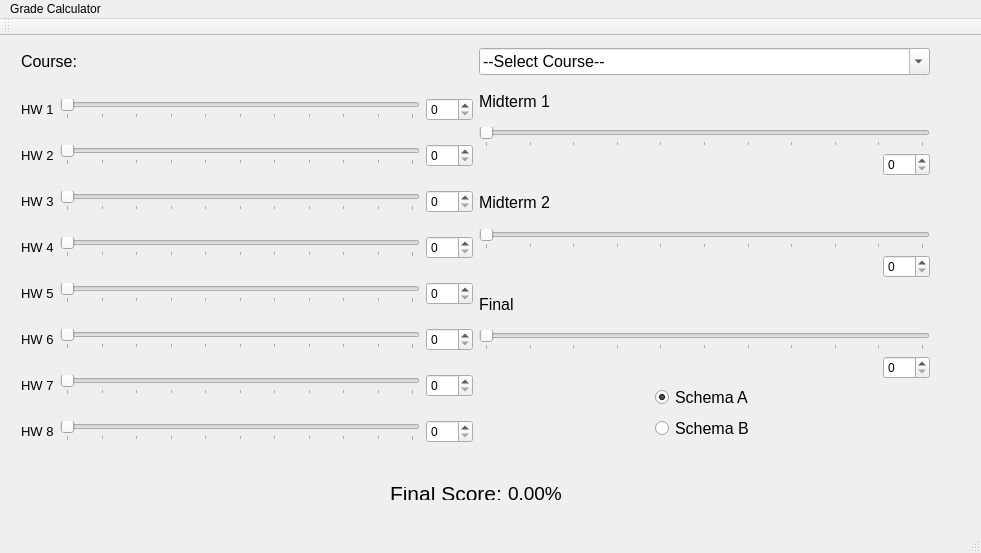
<?xml version="1.0" encoding="UTF-8"?>
<ui version="4.0">
 <class>MainWindow</class>
 <widget class="QMainWindow" name="MainWindow">
  <property name="geometry">
   <rect>
    <x>0</x>
    <y>0</y>
    <width>981</width>
    <height>553</height>
   </rect>
  </property>
  <property name="windowTitle">
   <string>MainWindow</string>
  </property>
  <widget class="QWidget" name="centralWidget">
   <widget class="QWidget" name="">
    <property name="geometry">
     <rect>
      <x>10</x>
      <y>1</y>
      <width>931</width>
      <height>435</height>
     </rect>
    </property>
    <layout class="QVBoxLayout" name="verticalLayout">
     <item>
      <layout class="QHBoxLayout" name="Courses">
       <item>
        <widget class="QLabel" name="Course">
         <property name="font">
          <font>
           <pointsize>12</pointsize>
          </font>
         </property>
         <property name="text">
          <string>Course: </string>
         </property>
        </widget>
       </item>
       <item>
        <widget class="QComboBox" name="CourseChooser">
         <property name="font">
          <font>
           <pointsize>12</pointsize>
          </font>
         </property>
         <property name="editable">
          <bool>true</bool>
         </property>
         <property name="currentText">
          <string>--Select Course--</string>
         </property>
         <property name="currentIndex">
          <number>0</number>
         </property>
         <property name="maxVisibleItems">
          <number>3</number>
         </property>
         <item>
          <property name="text">
           <string>--Select Course--</string>
          </property>
         </item>
         <item>
          <property name="text">
           <string>PIC 10B. Intermediate Programming.</string>
          </property>
         </item>
         <item>
          <property name="text">
           <string>PIC 10C. Advanced Programming.</string>
          </property>
         </item>
        </widget>
       </item>
      </layout>
     </item>
     <item>
      <layout class="QHBoxLayout" name="Scores">
       <item>
        <layout class="QVBoxLayout" name="Homeworks">
         <item>
          <layout class="QHBoxLayout" name="Homework1">
           <property name="sizeConstraint">
            <enum>QLayout::SetNoConstraint</enum>
           </property>
           <item>
            <widget class="QLabel" name="HW1">
             <property name="font">
              <font>
               <pointsize>10</pointsize>
              </font>
             </property>
             <property name="text">
              <string>HW 1</string>
             </property>
            </widget>
           </item>
           <item>
            <widget class="QSlider" name="HW1slide">
             <property name="maximum">
              <number>100</number>
             </property>
             <property name="orientation">
              <enum>Qt::Horizontal</enum>
             </property>
             <property name="tickPosition">
              <enum>QSlider::TicksBelow</enum>
             </property>
             <property name="tickInterval">
              <number>10</number>
             </property>
            </widget>
           </item>
           <item>
            <widget class="QSpinBox" name="HW1spin">
             <property name="maximum">
              <number>100</number>
             </property>
            </widget>
           </item>
          </layout>
         </item>
         <item>
          <layout class="QHBoxLayout" name="Homework2">
           <property name="sizeConstraint">
            <enum>QLayout::SetNoConstraint</enum>
           </property>
           <item>
            <widget class="QLabel" name="HW2">
             <property name="font">
              <font>
               <pointsize>10</pointsize>
              </font>
             </property>
             <property name="text">
              <string>HW 2</string>
             </property>
            </widget>
           </item>
           <item>
            <widget class="QSlider" name="HW2slide">
             <property name="maximum">
              <number>100</number>
             </property>
             <property name="orientation">
              <enum>Qt::Horizontal</enum>
             </property>
             <property name="tickPosition">
              <enum>QSlider::TicksBelow</enum>
             </property>
             <property name="tickInterval">
              <number>10</number>
             </property>
            </widget>
           </item>
           <item>
            <widget class="QSpinBox" name="HW2spin">
             <property name="maximum">
              <number>100</number>
             </property>
            </widget>
           </item>
          </layout>
         </item>
         <item>
          <layout class="QHBoxLayout" name="Homework3">
           <property name="sizeConstraint">
            <enum>QLayout::SetNoConstraint</enum>
           </property>
           <item>
            <widget class="QLabel" name="HW3">
             <property name="font">
              <font>
               <pointsize>10</pointsize>
              </font>
             </property>
             <property name="text">
              <string>HW 3</string>
             </property>
            </widget>
           </item>
           <item>
            <widget class="QSlider" name="HW3slide">
             <property name="maximum">
              <number>100</number>
             </property>
             <property name="orientation">
              <enum>Qt::Horizontal</enum>
             </property>
             <property name="tickPosition">
              <enum>QSlider::TicksBelow</enum>
             </property>
             <property name="tickInterval">
              <number>10</number>
             </property>
            </widget>
           </item>
           <item>
            <widget class="QSpinBox" name="HW3spin">
             <property name="maximum">
              <number>100</number>
             </property>
            </widget>
           </item>
          </layout>
         </item>
         <item>
          <layout class="QHBoxLayout" name="Homework4">
           <property name="sizeConstraint">
            <enum>QLayout::SetNoConstraint</enum>
           </property>
           <item>
            <widget class="QLabel" name="HW4">
             <property name="font">
              <font>
               <pointsize>10</pointsize>
              </font>
             </property>
             <property name="text">
              <string>HW 4</string>
             </property>
            </widget>
           </item>
           <item>
            <widget class="QSlider" name="HW4slide">
             <property name="maximum">
              <number>100</number>
             </property>
             <property name="orientation">
              <enum>Qt::Horizontal</enum>
             </property>
             <property name="tickPosition">
              <enum>QSlider::TicksBelow</enum>
             </property>
             <property name="tickInterval">
              <number>10</number>
             </property>
            </widget>
           </item>
           <item>
            <widget class="QSpinBox" name="HW4spin">
             <property name="maximum">
              <number>100</number>
             </property>
            </widget>
           </item>
          </layout>
         </item>
         <item>
          <layout class="QHBoxLayout" name="Homework5">
           <property name="sizeConstraint">
            <enum>QLayout::SetNoConstraint</enum>
           </property>
           <item>
            <widget class="QLabel" name="HW5">
             <property name="font">
              <font>
               <pointsize>10</pointsize>
              </font>
             </property>
             <property name="text">
              <string>HW 5</string>
             </property>
            </widget>
           </item>
           <item>
            <widget class="QSlider" name="HW5slide">
             <property name="maximum">
              <number>100</number>
             </property>
             <property name="orientation">
              <enum>Qt::Horizontal</enum>
             </property>
             <property name="tickPosition">
              <enum>QSlider::TicksBelow</enum>
             </property>
             <property name="tickInterval">
              <number>10</number>
             </property>
            </widget>
           </item>
           <item>
            <widget class="QSpinBox" name="HW5spin">
             <property name="maximum">
              <number>100</number>
             </property>
            </widget>
           </item>
          </layout>
         </item>
         <item>
          <layout class="QHBoxLayout" name="Homework6">
           <property name="sizeConstraint">
            <enum>QLayout::SetNoConstraint</enum>
           </property>
           <item>
            <widget class="QLabel" name="HW6">
             <property name="font">
              <font>
               <pointsize>10</pointsize>
              </font>
             </property>
             <property name="text">
              <string>HW 6</string>
             </property>
            </widget>
           </item>
           <item>
            <widget class="QSlider" name="HW6slide">
             <property name="maximum">
              <number>100</number>
             </property>
             <property name="orientation">
              <enum>Qt::Horizontal</enum>
             </property>
             <property name="tickPosition">
              <enum>QSlider::TicksBelow</enum>
             </property>
             <property name="tickInterval">
              <number>10</number>
             </property>
            </widget>
           </item>
           <item>
            <widget class="QSpinBox" name="HW6spin">
             <property name="maximum">
              <number>100</number>
             </property>
            </widget>
           </item>
          </layout>
         </item>
         <item>
          <layout class="QHBoxLayout" name="Homework7">
           <property name="sizeConstraint">
            <enum>QLayout::SetNoConstraint</enum>
           </property>
           <item>
            <widget class="QLabel" name="HW7">
             <property name="font">
              <font>
               <pointsize>10</pointsize>
              </font>
             </property>
             <property name="text">
              <string>HW 7</string>
             </property>
            </widget>
           </item>
           <item>
            <widget class="QSlider" name="HW7slide">
             <property name="maximum">
              <number>100</number>
             </property>
             <property name="orientation">
              <enum>Qt::Horizontal</enum>
             </property>
             <property name="tickPosition">
              <enum>QSlider::TicksBelow</enum>
             </property>
             <property name="tickInterval">
              <number>10</number>
             </property>
            </widget>
           </item>
           <item>
            <widget class="QSpinBox" name="HW7spin">
             <property name="maximum">
              <number>100</number>
             </property>
            </widget>
           </item>
          </layout>
         </item>
         <item>
          <layout class="QHBoxLayout" name="Homework8">
           <property name="sizeConstraint">
            <enum>QLayout::SetNoConstraint</enum>
           </property>
           <item>
            <widget class="QLabel" name="HW8">
             <property name="font">
              <font>
               <pointsize>10</pointsize>
              </font>
             </property>
             <property name="text">
              <string>HW 8</string>
             </property>
            </widget>
           </item>
           <item>
            <widget class="QSlider" name="HW8slide">
             <property name="maximum">
              <number>100</number>
             </property>
             <property name="orientation">
              <enum>Qt::Horizontal</enum>
             </property>
             <property name="tickPosition">
              <enum>QSlider::TicksBelow</enum>
             </property>
             <property name="tickInterval">
              <number>10</number>
             </property>
            </widget>
           </item>
           <item>
            <widget class="QSpinBox" name="HW8spin">
             <property name="maximum">
              <number>100</number>
             </property>
            </widget>
           </item>
          </layout>
         </item>
        </layout>
       </item>
       <item>
        <layout class="QVBoxLayout" name="Schemes">
         <item>
          <layout class="QVBoxLayout" name="Tests">
           <item>
            <layout class="QVBoxLayout" name="Mid1">
             <item>
              <widget class="QLabel" name="Midterm1">
               <property name="font">
                <font>
                 <pointsize>12</pointsize>
                </font>
               </property>
               <property name="text">
                <string>Midterm 1</string>
               </property>
              </widget>
             </item>
             <item>
              <widget class="QSlider" name="Mid1slide">
               <property name="maximum">
                <number>100</number>
               </property>
               <property name="orientation">
                <enum>Qt::Horizontal</enum>
               </property>
               <property name="tickPosition">
                <enum>QSlider::TicksBelow</enum>
               </property>
               <property name="tickInterval">
                <number>10</number>
               </property>
              </widget>
             </item>
             <item>
              <layout class="QHBoxLayout" name="horizontalLayout_11">
               <item>
                <spacer name="horizontalSpacer_3">
                 <property name="orientation">
                  <enum>Qt::Horizontal</enum>
                 </property>
                 <property name="sizeHint" stdset="0">
                  <size>
                   <width>374</width>
                   <height>17</height>
                  </size>
                 </property>
                </spacer>
               </item>
               <item>
                <widget class="QSpinBox" name="Mid1spin">
                 <property name="maximum">
                  <number>100</number>
                 </property>
                </widget>
               </item>
              </layout>
             </item>
            </layout>
           </item>
           <item>
            <layout class="QVBoxLayout" name="Mid2">
             <item>
              <widget class="QLabel" name="Midterm2">
               <property name="font">
                <font>
                 <pointsize>12</pointsize>
                </font>
               </property>
               <property name="text">
                <string>Midterm 2</string>
               </property>
              </widget>
             </item>
             <item>
              <widget class="QSlider" name="Mid2slide">
               <property name="maximum">
                <number>100</number>
               </property>
               <property name="orientation">
                <enum>Qt::Horizontal</enum>
               </property>
               <property name="tickPosition">
                <enum>QSlider::TicksBelow</enum>
               </property>
               <property name="tickInterval">
                <number>10</number>
               </property>
              </widget>
             </item>
             <item>
              <layout class="QHBoxLayout" name="horizontalLayout_12">
               <item>
                <spacer name="horizontalSpacer_4">
                 <property name="orientation">
                  <enum>Qt::Horizontal</enum>
                 </property>
                 <property name="sizeHint" stdset="0">
                  <size>
                   <width>374</width>
                   <height>17</height>
                  </size>
                 </property>
                </spacer>
               </item>
               <item>
                <widget class="QSpinBox" name="Mid2spin">
                 <property name="maximum">
                  <number>100</number>
                 </property>
                </widget>
               </item>
              </layout>
             </item>
            </layout>
           </item>
           <item>
            <layout class="QVBoxLayout" name="Fin">
             <item>
              <widget class="QLabel" name="Final">
               <property name="font">
                <font>
                 <pointsize>12</pointsize>
                </font>
               </property>
               <property name="text">
                <string>Final</string>
               </property>
              </widget>
             </item>
             <item>
              <widget class="QSlider" name="Finslide">
               <property name="maximum">
                <number>100</number>
               </property>
               <property name="orientation">
                <enum>Qt::Horizontal</enum>
               </property>
               <property name="tickPosition">
                <enum>QSlider::TicksBelow</enum>
               </property>
               <property name="tickInterval">
                <number>10</number>
               </property>
              </widget>
             </item>
             <item>
              <layout class="QHBoxLayout" name="horizontalLayout_9">
               <item>
                <spacer name="horizontalSpacer">
                 <property name="orientation">
                  <enum>Qt::Horizontal</enum>
                 </property>
                 <property name="sizeHint" stdset="0">
                  <size>
                   <width>374</width>
                   <height>17</height>
                  </size>
                 </property>
                </spacer>
               </item>
               <item>
                <widget class="QSpinBox" name="Finspin">
                 <property name="maximum">
                  <number>100</number>
                 </property>
                </widget>
               </item>
              </layout>
             </item>
            </layout>
           </item>
          </layout>
         </item>
         <item>
          <layout class="QHBoxLayout" name="Schemas">
           <item>
            <spacer name="horizontalSpacer_2">
             <property name="orientation">
              <enum>Qt::Horizontal</enum>
             </property>
             <property name="sizeHint" stdset="0">
              <size>
               <width>40</width>
               <height>20</height>
              </size>
             </property>
            </spacer>
           </item>
           <item>
            <layout class="QVBoxLayout" name="verticalLayout_4">
             <item>
              <widget class="QRadioButton" name="SchemaA">
               <property name="font">
                <font>
                 <pointsize>12</pointsize>
                </font>
               </property>
               <property name="text">
                <string>Schema A</string>
               </property>
               <property name="checked">
                <bool>true</bool>
               </property>
              </widget>
             </item>
             <item>
              <widget class="QRadioButton" name="SchemaB">
               <property name="font">
                <font>
                 <pointsize>12</pointsize>
                </font>
               </property>
               <property name="text">
                <string>Schema B</string>
               </property>
              </widget>
             </item>
            </layout>
           </item>
           <item>
            <spacer name="horizontalSpacer_6">
             <property name="orientation">
              <enum>Qt::Horizontal</enum>
             </property>
             <property name="sizeHint" stdset="0">
              <size>
               <width>40</width>
               <height>20</height>
              </size>
             </property>
            </spacer>
           </item>
          </layout>
         </item>
         <item>
          <spacer name="horizontalSpacer_5">
           <property name="orientation">
            <enum>Qt::Horizontal</enum>
           </property>
           <property name="sizeHint" stdset="0">
            <size>
             <width>40</width>
             <height>20</height>
            </size>
           </property>
          </spacer>
         </item>
        </layout>
       </item>
      </layout>
     </item>
    </layout>
   </widget>
   <widget class="QWidget" name="">
    <property name="geometry">
     <rect>
      <x>10</x>
      <y>440</y>
      <width>931</width>
      <height>35</height>
     </rect>
    </property>
    <layout class="QHBoxLayout" name="FinalScore">
     <item>
      <spacer name="horizontalSpacer_7">
       <property name="orientation">
        <enum>Qt::Horizontal</enum>
       </property>
       <property name="sizeHint" stdset="0">
        <size>
         <width>40</width>
         <height>20</height>
        </size>
       </property>
      </spacer>
     </item>
     <item>
      <widget class="QLabel" name="Score">
       <property name="font">
        <font>
         <pointsize>16</pointsize>
        </font>
       </property>
       <property name="text">
        <string>Final Score:</string>
       </property>
      </widget>
     </item>
     <item>
      <widget class="QLabel" name="Percent">
       <property name="font">
        <font>
         <pointsize>14</pointsize>
        </font>
       </property>
       <property name="text">
        <string>0.00%</string>
       </property>
      </widget>
     </item>
     <item>
      <spacer name="horizontalSpacer_8">
       <property name="orientation">
        <enum>Qt::Horizontal</enum>
       </property>
       <property name="sizeHint" stdset="0">
        <size>
         <width>40</width>
         <height>20</height>
        </size>
       </property>
      </spacer>
     </item>
    </layout>
   </widget>
   <zorder>HW1</zorder>
   <zorder>HW1slide</zorder>
   <zorder>layoutWidget</zorder>
   <zorder>layoutWidget_2</zorder>
   <zorder>layoutWidget_3</zorder>
   <zorder>layoutWidget_4</zorder>
   <zorder>layoutWidget_5</zorder>
   <zorder>layoutWidget_6</zorder>
   <zorder>layoutWidget_7</zorder>
   <zorder>Midterm1</zorder>
   <zorder>Midterm2</zorder>
   <zorder>Final</zorder>
   <zorder>Mid1slide</zorder>
   <zorder>Mid2slide</zorder>
   <zorder>Finslide</zorder>
   <zorder>HW1spin_9</zorder>
   <zorder>HW1spin_10</zorder>
   <zorder>Finspin</zorder>
   <zorder>horizontalSpacer</zorder>
   <zorder>Finspin</zorder>
   <zorder>SchemaA</zorder>
   <zorder>SchemaB</zorder>
   <zorder>horizontalSpacer_2</zorder>
   <zorder>HW3</zorder>
   <zorder>Course</zorder>
   <zorder>horizontalSpacer_5</zorder>
   <zorder>Course</zorder>
   <zorder>CourseChooser</zorder>
   <zorder>Score</zorder>
   <zorder>Percent</zorder>
  </widget>
  <widget class="QMenuBar" name="menuBar">
   <property name="geometry">
    <rect>
     <x>0</x>
     <y>0</y>
     <width>981</width>
     <height>26</height>
    </rect>
   </property>
   <widget class="QMenu" name="menuGrade_Calculator">
    <property name="title">
     <string>Grade Calculator</string>
    </property>
   </widget>
   <addaction name="menuGrade_Calculator"/>
  </widget>
  <widget class="QToolBar" name="mainToolBar">
   <attribute name="toolBarArea">
    <enum>TopToolBarArea</enum>
   </attribute>
   <attribute name="toolBarBreak">
    <bool>false</bool>
   </attribute>
  </widget>
  <widget class="QStatusBar" name="statusBar"/>
 </widget>
 <layoutdefault spacing="6" margin="11"/>
 <resources/>
 <connections/>
</ui>
